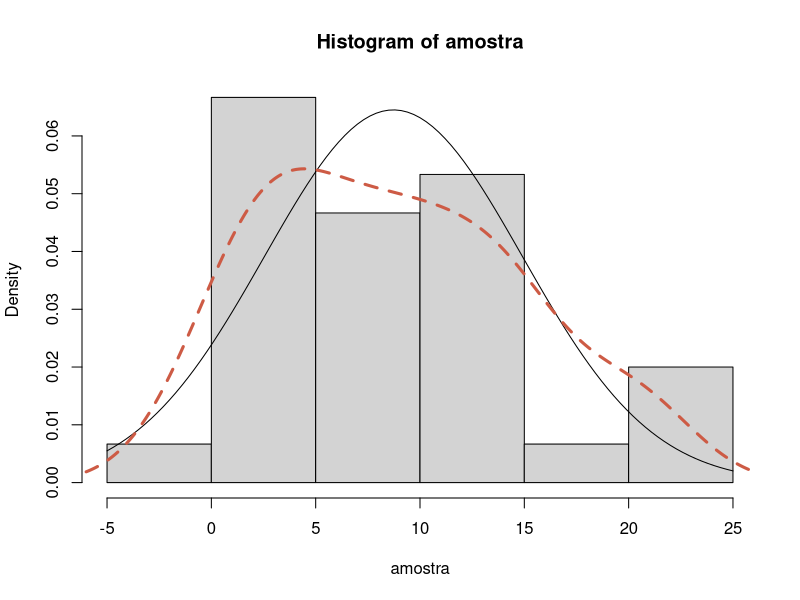
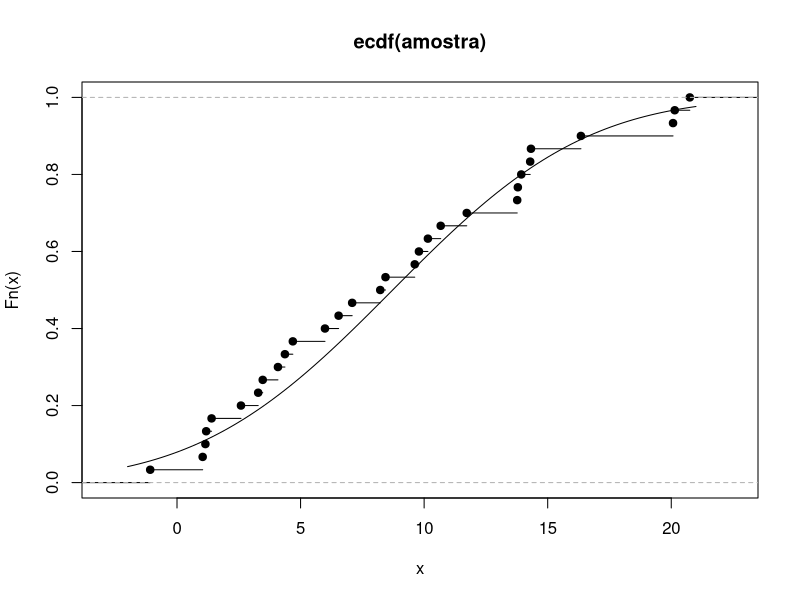
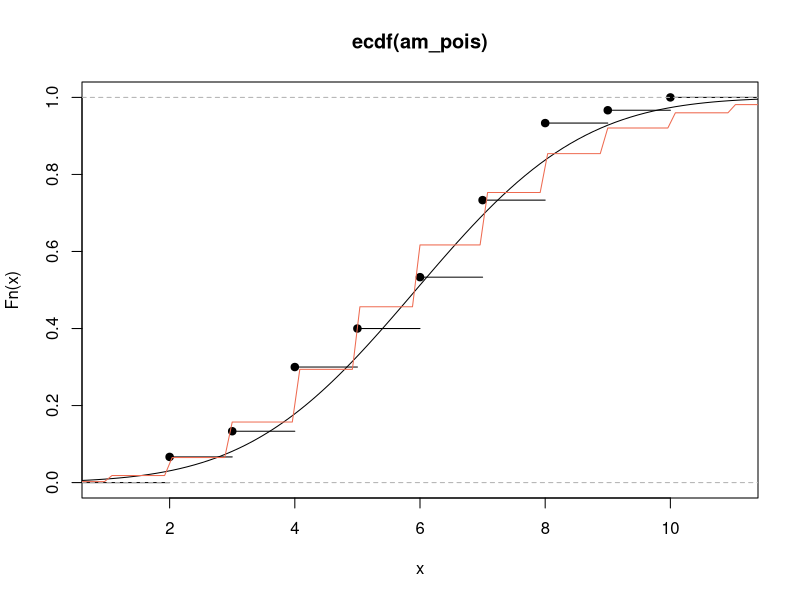
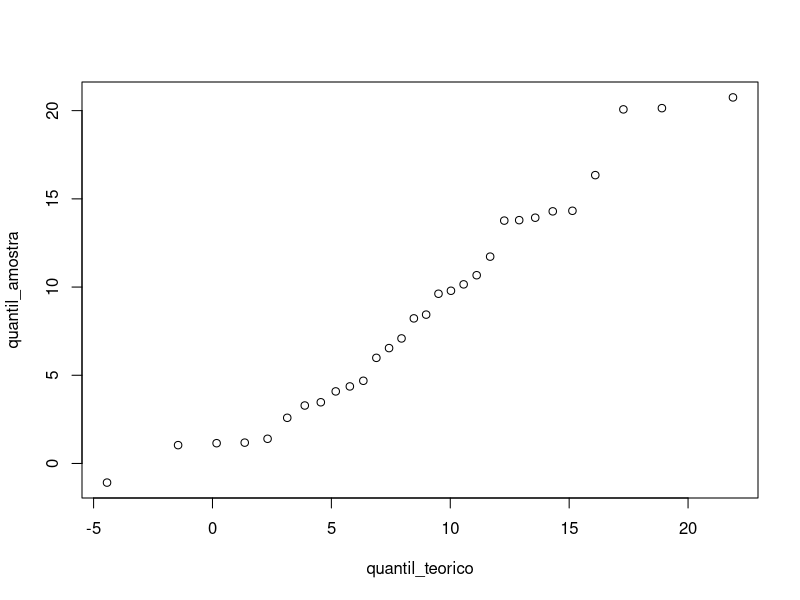
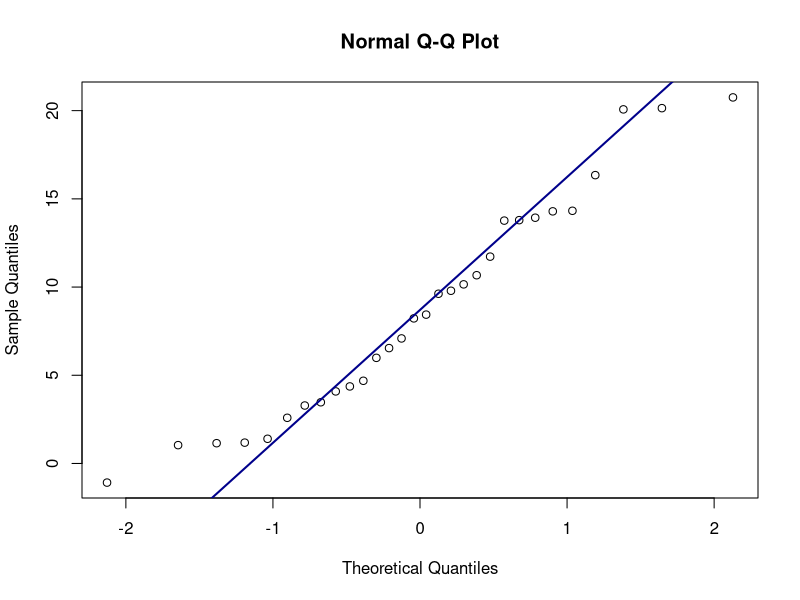
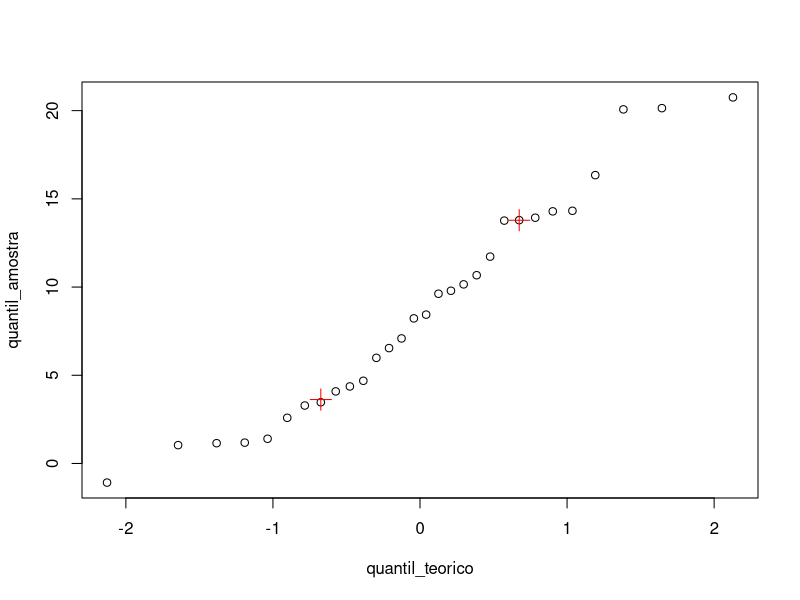
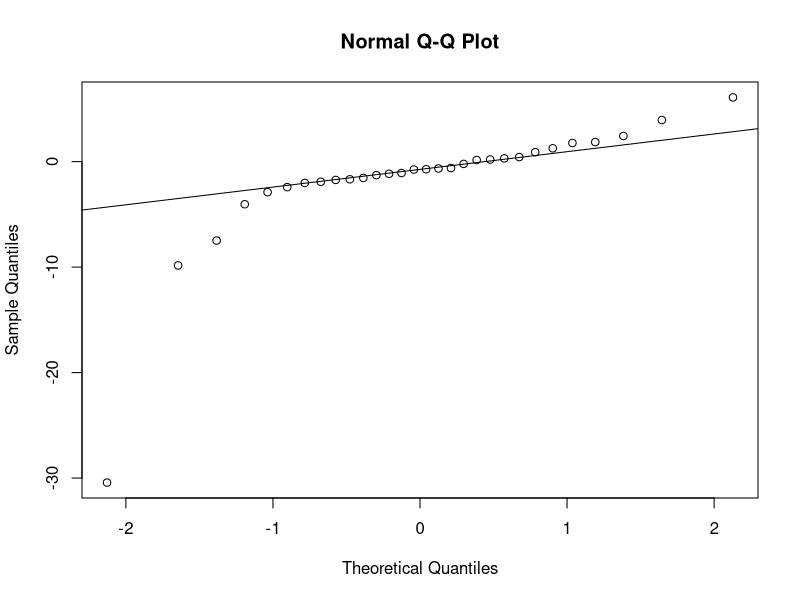
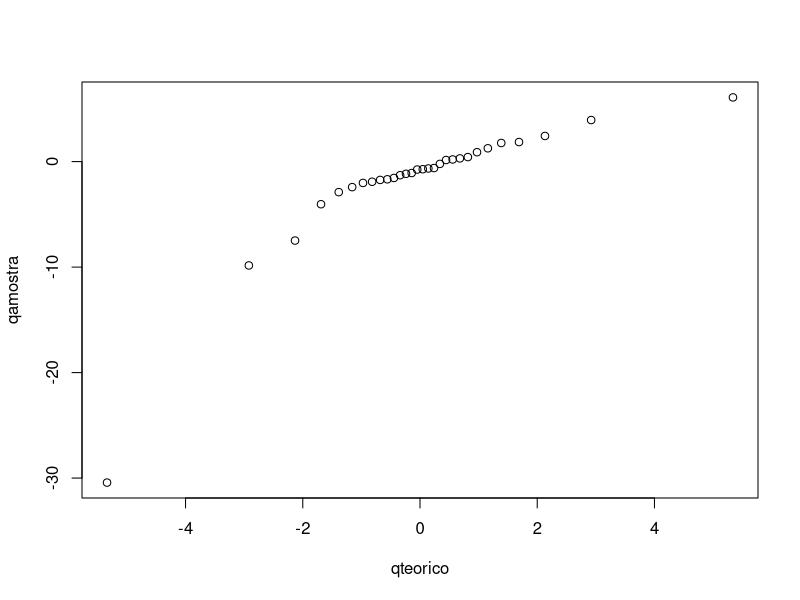

These figures' R source, in order: (Note: this script raises an error after producing the figures.)
set.seed(666)
amostra<-rnorm(30, mean=10, sd=5)
# Essa amostra é proveniente de uma população normal?
# Histograma de densidade


pnorm(1)-pnorm(-1)

diff(pnorm(c(-1,1))) # Um desvio padrão
diff(pnorm(c(-2,2))) # Dois desvios
diff(pnorm(c(-2,-1,1,2)))

x_bar<-mean(amostra)
sd_bar<-sd(amostra)
8.727-6.184 
8.727+6.184

mean(amostra<=14.912 & amostra>=2.543)
# Deveria ter 0.6826 a conta empírica deu 0.70

8.727-6.184-6.184
8.727+6.184+6.184

mean(amostra<=2.543 & amostra>=-3.641)
# Esperava 0.1359 encontrou 0.167

mean(amostra<=21.095 & amostra>=14.912)
# Esperava 0.1359 encontrou 0.133

hist(amostra, freq = F)
curve(dnorm(x, mean = x_bar, sd=sd_bar), from=-5, to=25, add = T)
lines(density(amostra),lty=2,col="coral3",lwd=3)


# Funcao de distribuição empirica

f_hat<-ecdf(amostra)
str(f_hat)
plot(f_hat)
f_hat(2.543)
f_hat(21.095)-f_hat(14.912)
diff(f_hat(c(2.543,14.912)))


# Adicionando a curva 
curve(pnorm(x,mean = x_bar, sd=sd_bar), from = -2, to=21, add=TRUE)
diferencas<-f_hat(amostra)-pnorm(amostra, mean=x_bar, sd = sd_bar)

# Verificando a diferença entre a acumulada e a acumulada empirica
sum(diferencas)
soma_quadratica<-sum(diferencas^2)
sum(diferencas)/30
sum(diferencas^2)/30
maximo<-max(diferencas)

#  Kolmogorov-Smirnof, não é tão robusto para normalidade
ks.test(x=amostra, y=pnorm, mean=10, sd=5)
shapiro.test(amostra)
nortest::ad.test(amostra)


am_pois<-rpois(n=30, lambda = 5)
ks.test(x=am_pois, y=pnorm)
shapiro.test(am_pois)
nortest::ad.test(am_pois)

ks.test(x=am_pois, y="ppois", lambda=5)

f_hat_pois<-ecdf(am_pois)
plot(f_hat_pois)
curve(pnorm(x,mean = mean(am_pois), sd=sd(am_pois)), from = 0, to=12, add=TRUE)
curve(ppois(x,lambda = mean(am_pois)), from = 0, to=12, add=TRUE, col="coral2")


sort(amostra)

#Quantil amostral
# Primeiro quantil -1.08, 1/n = 0.033
qnorm(0.033, mean = mean(amostra), sd=sd(amostra))

# Segundo quantil 1.038, 0.067
qnorm(0.067, mean = mean(amostra), sd=sd(amostra))

probs_acumul<-seq_along(amostra)/length(amostra)
quantil_amostra<-sort(amostra)
quantil_teorico<-qnorm(probs_acumul, mean = mean(amostra), sd=sd(amostra))

# correção -1/2, para tirar o quantil 1 

probs_acumul<-(seq_along(amostra)-1/2)/length(amostra)
quantil_amostra<-sort(amostra)
quantil_teorico<-qnorm(probs_acumul, mean = mean(amostra), sd=sd(amostra))
cbind(quantil_amostra, quantil_teorico)

# Q-Q Plot
plot(x=quantil_teorico, y=quantil_amostra)

qqnorm(amostra) # em termos da normal padrão
qqline(amostra, col="darkblue", lwd=2)
pt_amostra<-quantile(x=amostra, c(0.25,0.75))
pt_teorico<-qnorm(c(0.25, 0.75))
diff(pt_teorico) #DIQ

quantil_teorico<-qnorm(probs_acumul, mean = 0, sd=1)
plot(x=quantil_teorico, y=quantil_amostra)

points(x=pt_teorico, y=pt_amostra, pch=3, col="red", cex=2)
# A reta é calculada passando pelo primeiro e terceiro quartil

# caudas pesadas
amostra_t<-rt(30, df=2)
qqnorm(amostra_t)
qqline(amostra_t)



probs<-ppoints(30)
qteorico<-qt(probs, df=2)
qamostra<-sort(amostra_t)
plot(qteorico,qamostra)
pt_amostra<-quantile(qamostra, c(0.25,0.75))
pt_teorico<-qt(c(0.25, 0.75))
points(x=pt_teorico, y=pt_amostra, pch=3, col="red", cex=2)
b1<-diff(pt_amostra)/diff(pt_teorico) #a, y=ax+b
b0<-pt_amostra[1]-(b1*pt_teorico[1]) #b
abline(a=b0, b=b1)



# Q1= 4.55(8.727-0.674*6.184), Q3=12.89(8.727+0.674*6.184)

sum(amostra<=4.55)
sum(amostra>12.89)
sum(amostra>4.55 & amostra<=8.727)
sum(amostra>8.727 & amostra<=12.89)

# Estatistica soma(i:4)(([oi-ei]^2)/ei)
o<-c(10,6,5,9)
e<-c(7.5,7.5,7.5,7.5)
sum(((o-e)^2)/e)

# Se os valores são iguais, a estatistica T~Qui-qua(k-1), k-1=3
1-pchisq(2.27, df=3)
# Não temos evidências para rejeitar H0
# Função Cut

table(cut(amostra, breaks=))
quantis<-c()
